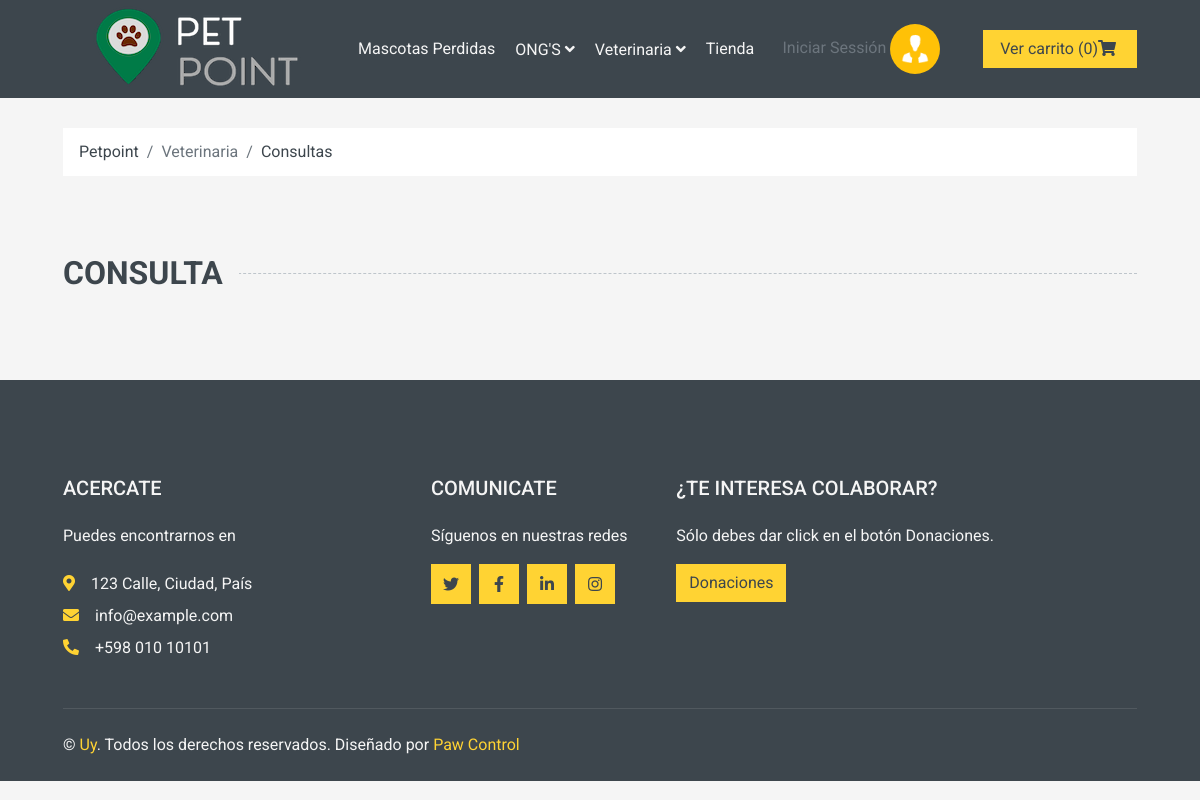
The page /View/ConsultaOnline.php on the database as committed earlier.
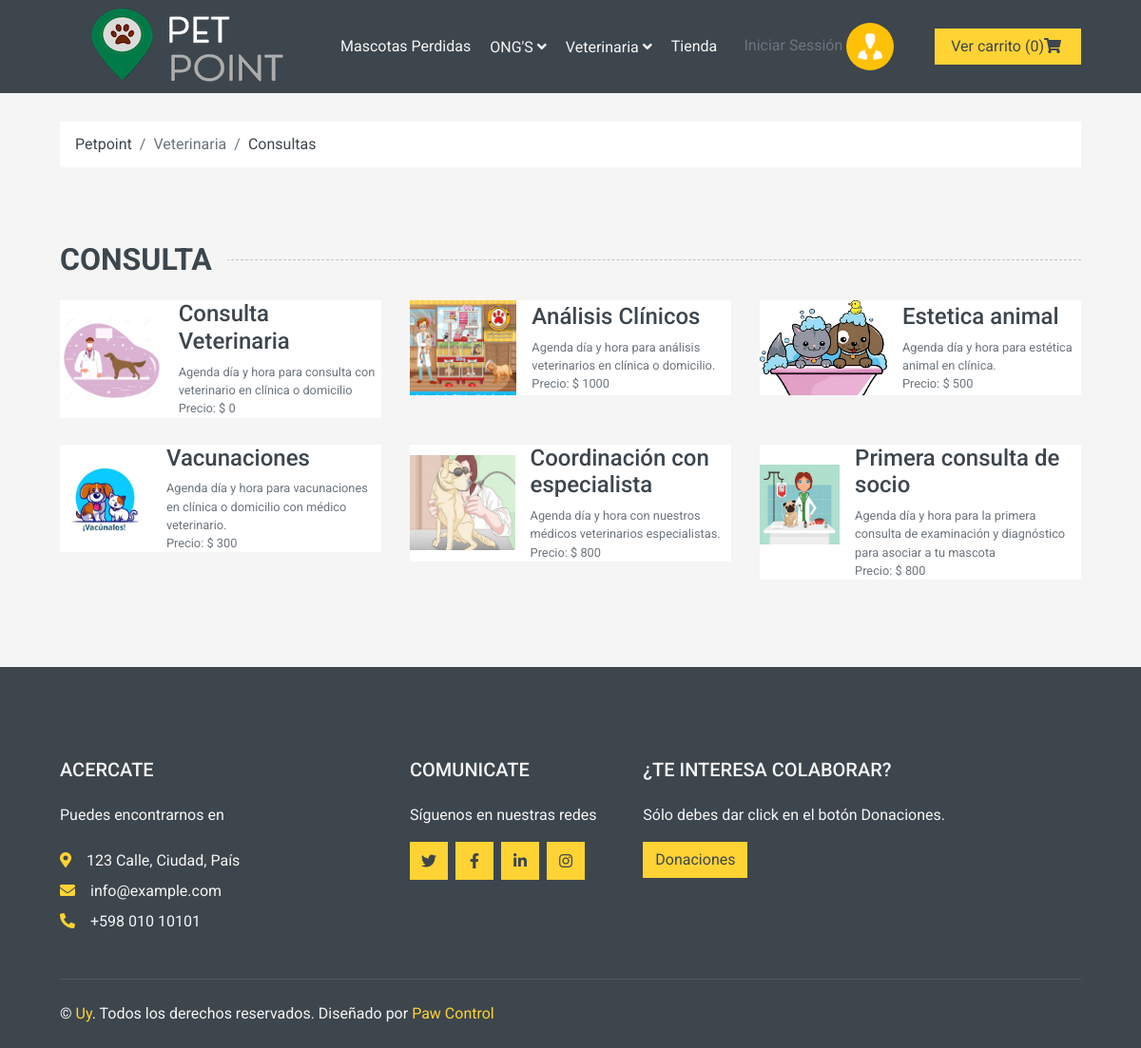
The same page on the database as committed later.
### tables this page shows
CREATE TABLE `consulta` (
  `id_con` int(11) NOT NULL,
  `nombre_con` varchar(100) NOT NULL,
  `des_con` varchar(200) NOT NULL,
  `precio_con` double NOT NULL,
  `foto_con` varchar(200) NOT NULL
);

### View/ConsultaOnline.php (the view, shortened to what this page needs)
<?php
$db = new Conexion();
$con = $db->conectar();
$consulta = "SELECT * FROM consulta";
$resultado = mysqli_query($con, $consulta);
?>
<html lang="es">
<head>
    <link href="https://cdnjs.cloudflare.com/ajax/libs/font-awesome/5.10.0/css/all.min.css" rel="stylesheet">
    <link href="lib/animate/animate.min.css" rel="stylesheet">
    <link href="lib/owlcarousel/assets/owl.carousel.min.css" rel="stylesheet">
    <link href="../Css/style.css" rel="stylesheet">
</head>
<body>
    <?php include "BarrasYLibrerias/BarraNavegacion.php"; ?>
    <div class="container-fluid">
        <div class="row px-xl-5">
            <div class="col-12">
                <nav class="breadcrumb bg-light mb-30">
                    <a class="breadcrumb-item text-dark" href="Index.php">Petpoint</a>
                    <span class="breadcrumb-item active">Veterinaria</span>
                    <a class="breadcrumb-item text-dark" href="ConsultaOnline.php">Consultas</a>
                </nav>
            </div>
        </div>
    </div>
    <div class="container-fluid pt-5">
        <h2 class="section-title position-relative text-uppercase mx-xl-5 mb-4"><span class="bg-secondary pr-3">Consulta</span></h2>
        <div class="row px-xl-5 pb-3">
            <?php foreach ($resultado as $row) { ?>
                <div class="col-lg-4 col-md-4 col-sm-6 pb-1">
                    <a class="text-decoration-none" href="DetallesConsulta.php?id=<?php echo $row['id_con']; ?>">
                        <div class="cat-item d-flex align-items-center mb-4">
                            <div class="overflow-hidden" style="width: 200px; height: 100px;">
                                <img class="img-fluid" src="<?php echo substr($row['foto_con'], 3) ?>" alt="">
                            </div>
                            <div class="flex-fill pl-3">
                                <h4><?php echo $row['nombre_con']; ?></h4>
                                <div class="text-body"> <small> <?php echo $row['des_con']; ?></small></div>
                                <div class="text-body"> <small>Precio: $ <?php echo $row['precio_con']; ?></small></div>
                            </div>
                        </div>
                    </a>
                </div>
            <?php } ?>
        </div>
    </div>
    <?php
    include "BarrasYLibrerias/Footer.php";
    ?>
</body>
</html>

Rows that differ between the two databases and show on the page:
added consulta: foto_con (picture), nombre_con "Consulta Veterinaria", des_con "Agenda día y hora para consulta con veterinario en clínica o domicilio", precio_con "0"
added consulta: foto_con (picture), nombre_con "Análisis Clínicos", des_con "Agenda día y hora para análisis veterinarios en clínica o domicilio.", precio_con "1000"
added consulta: foto_con (picture), nombre_con "Estetica animal", des_con "Agenda día y hora para estética animal en clínica.", precio_con "500"
added consulta: foto_con (picture), nombre_con "Vacunaciones", des_con "Agenda día y hora para vacunaciones en clínica o domicilio con médico veterinario.", precio_con "300"
added consulta: foto_con (picture), nombre_con "Coordinación con especialista", des_con "Agenda día y hora con nuestros médicos veterinarios especialistas.", precio_con "800"
added consulta: foto_con (picture), nombre_con "Primera consulta de socio", des_con "Agenda día y hora para la primera consulta de examinación y diagnóstico para asociar a tu mascota", precio_con "800"
